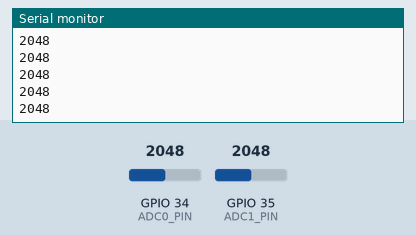
Simulated run of this sketch. Board: ESP32. On the bench: the last lines printed to the serial monitor. The inputs (shaded band) are chosen by the test bench; at power-on: GPIO 34 (ADC0_PIN) = 2048, GPIO 35 (ADC1_PIN) = 2048.

Above: at 1.2 s.
1.3 s: GPIO 34 (ADC0_PIN) set to 2866
At 1.31 s:
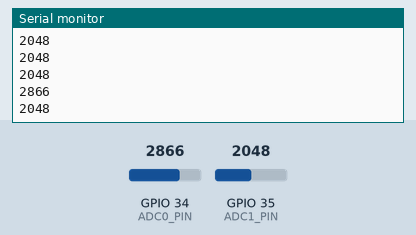
2.8 s: GPIO 35 (ADC1_PIN) set to 1228
At 2.81 s:
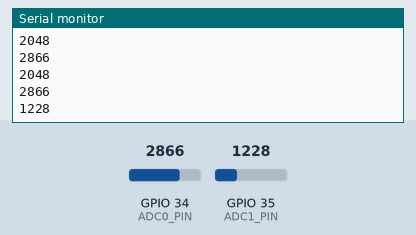
4.3 s: GPIO 34 (ADC0_PIN) set to 3603
At 4.32 s:
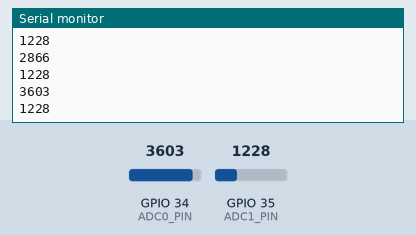
5.8 s: GPIO 35 (ADC1_PIN) set to 491
At 5.82 s:
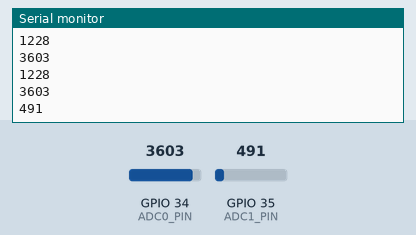
Timing chart, 0 to 8.3 s (numbered marks = the images above; inputs shaded):
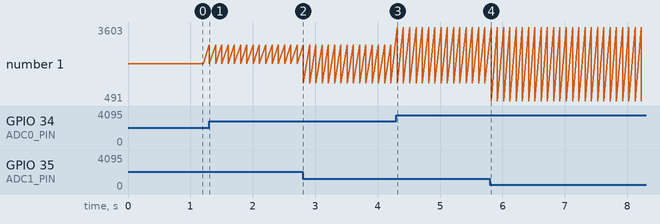

Measured:
- after the input at 1.3 s, the serial monitor: prints a new line at once (image 1)
- after the input at 2.8 s, the serial monitor: prints a new line at once (image 2)
- after the input at 4.3 s, the serial monitor: prints a new line at once (image 3)
- after the input at 5.8 s, the serial monitor: prints a new line at once (image 4)
- plotted number 1: 2048 → 1228 after the input at 2.8 s, 1228 → 491 after the input at 5.8 s

The sketch:

1_AnalogReadOnTwoPinesESP32.ino
```cpp
/*
  AnalogReadSerial

  Reads an analog input on pin p35 and other in the pin P34, prints the result to the Serial Monitor.
  Graphical representation is available using Serial Plotter (Tools > Serial Plotter menu).

*/

// the setup routine runs once when you press reset:

#define ADC0_PIN 34 //Pin GPIO34 is recommended as first adc port
#define ADC1_PIN 35 //Pin GPIO35 is recommended as second adc port
void setup() {
  // initialize serial communication at 9600 bits per second:
  Serial.begin(9600);
}

// the loop routine runs over and over again forever:
void loop() {
  // read the input on analog pin 0:
  int adc_0_lecture = analogRead(ADC0_PIN);
  int adc_1_lecture = analogRead(ADC1_PIN);
  // print out the value you read:
  Serial.println(adc_0_lecture);
  Serial.println(adc_1_lecture);
  delay(100);  // delay in between reads for stability

}
```
